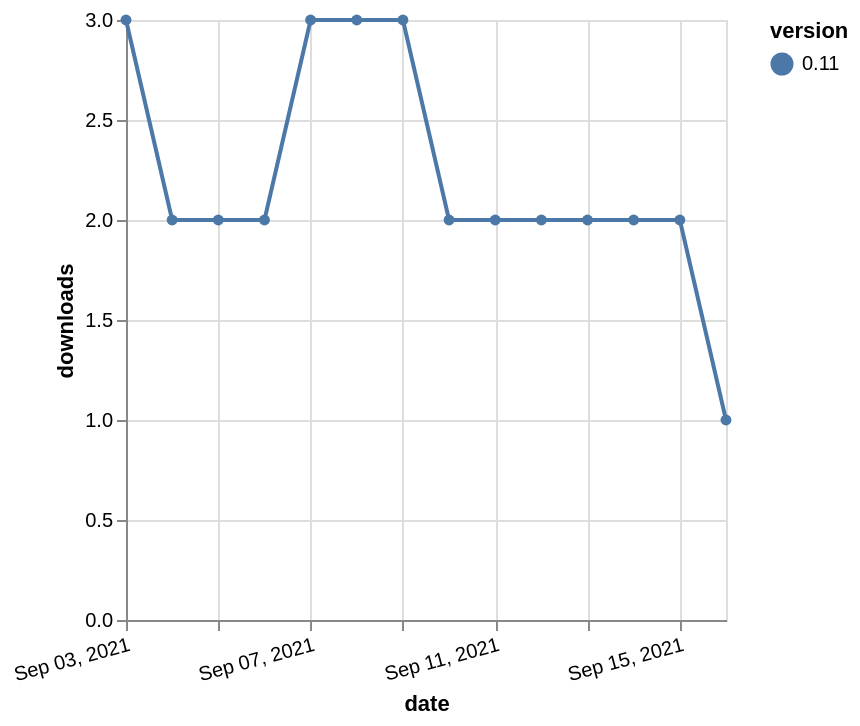

This figure's Vega-Lite source:
### Vega-Lite specification from a JSON file in a GitHub repository (floating-point values rounded to 4 significant figures)
{"$schema": "https://vega.github.io/schema/vega-lite/v5.json", "description": "A simple bar chart with embedded data.", "data": {"values": [{"date": "2021-09-03", "total": 2506, "delta": 3, "version": "0.11"}, {"date": "2021-09-04", "total": 2508, "delta": 2, "version": "0.11"}, {"date": "2021-09-05", "total": 2510, "delta": 2, "version": "0.11"}, {"date": "2021-09-06", "total": 2512, "delta": 2, "version": "0.11"}, {"date": "2021-09-07", "total": 2515, "delta": 3, "version": "0.11"}, {"date": "2021-09-08", "total": 2518, "delta": 3, "version": "0.11"}, {"date": "2021-09-09", "total": 2521, "delta": 3, "version": "0.11"}, {"date": "2021-09-10", "total": 2523, "delta": 2, "version": "0.11"}, {"date": "2021-09-11", "total": 2525, "delta": 2, "version": "0.11"}, {"date": "2021-09-12", "total": 2527, "delta": 2, "version": "0.11"}, {"date": "2021-09-13", "total": 2529, "delta": 2, "version": "0.11"}, {"date": "2021-09-14", "total": 2531, "delta": 2, "version": "0.11"}, {"date": "2021-09-15", "total": 2533, "delta": 2, "version": "0.11"}, {"date": "2021-09-16", "total": 2534, "delta": 1, "version": "0.11"}]}, "width": "container", "mark": {"type": "line", "point": {"filled": true}}, "encoding": {"x": {"field": "date", "type": "temporal", "timeUnit": "yearmonthdate", "title": "date", "axis": {"labelAngle": -15}}, "y": {"field": "delta", "type": "quantitative", "title": "downloads"}, "color": {"field": "version", "type": "nominal"}, "tooltip": {"field": "delta"}}}
